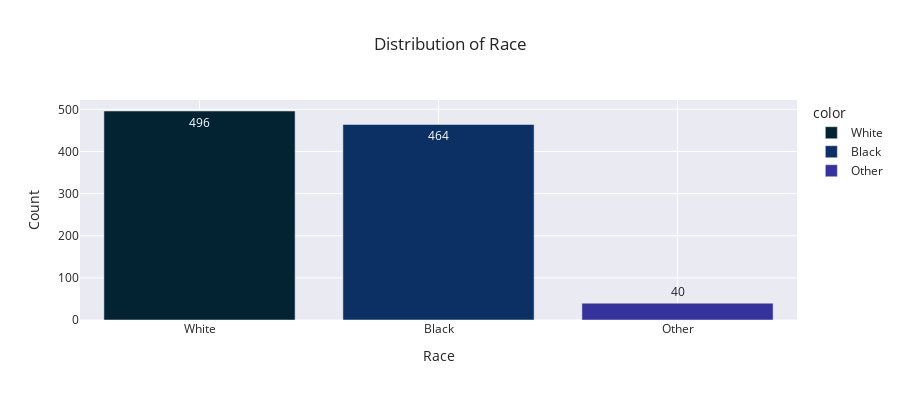

Source (notebook cell):
### Markdown cell above
#### Demographic Profiles

### Code cell
# Distribution of the Race Column
race_counts = warren_df['Race'].value_counts()

fig = px.bar(
    x=race_counts.index,
    y=race_counts.values,
    labels={'x': 'Race', 'y': 'Count'},
    title='Distribution of Race',
    color=race_counts.index,
    color_discrete_sequence=px.colors.sequential.thermal,
    text_auto=True
)

fig.update_layout(
    xaxis_title='Race',
    yaxis_title='Count',
    template='seaborn',
    width=900,
    height=400
)

fig.show()

### Figure 1 — Plotly figure (JSON) as saved in the notebook; plotly's stock layout.template omitted (floating-point values rounded to 4 significant figures)
{"data": [{"hovertemplate": "color=White<br>Race=%{x}<br>Count=%{y}<extra></extra>", "legendgroup": "White", "marker": {"color": "rgb(3, 35, 51)", "pattern": {"shape": ""}}, "name": "White", "orientation": "v", "showlegend": true, "textposition": "auto", "texttemplate": "%{y}", "type": "bar", "x": ["White"], "xaxis": "x", "y": [496], "yaxis": "y"}, {"hovertemplate": "color=Black<br>Race=%{x}<br>Count=%{y}<extra></extra>", "legendgroup": "Black", "marker": {"color": "rgb(13, 48, 100)", "pattern": {"shape": ""}}, "name": "Black", "orientation": "v", "showlegend": true, "textposition": "auto", "texttemplate": "%{y}", "type": "bar", "x": ["Black"], "xaxis": "x", "y": [464], "yaxis": "y"}, {"hovertemplate": "color=Other<br>Race=%{x}<br>Count=%{y}<extra></extra>", "legendgroup": "Other", "marker": {"color": "rgb(53, 50, 155)", "pattern": {"shape": ""}}, "name": "Other", "orientation": "v", "showlegend": true, "textposition": "auto", "texttemplate": "%{y}", "type": "bar", "x": ["Other"], "xaxis": "x", "y": [40], "yaxis": "y"}], "layout": {"barmode": "relative", "height": 400, "legend": {"title": {"text": "color"}, "tracegroupgap": 0}, "title": {"text": "Distribution of Race"}, "width": 900, "xaxis": {"anchor": "y", "domain": [0, 1], "title": {"text": "Race"}}, "yaxis": {"anchor": "x", "domain": [0, 1], "title": {"text": "Count"}}}}
